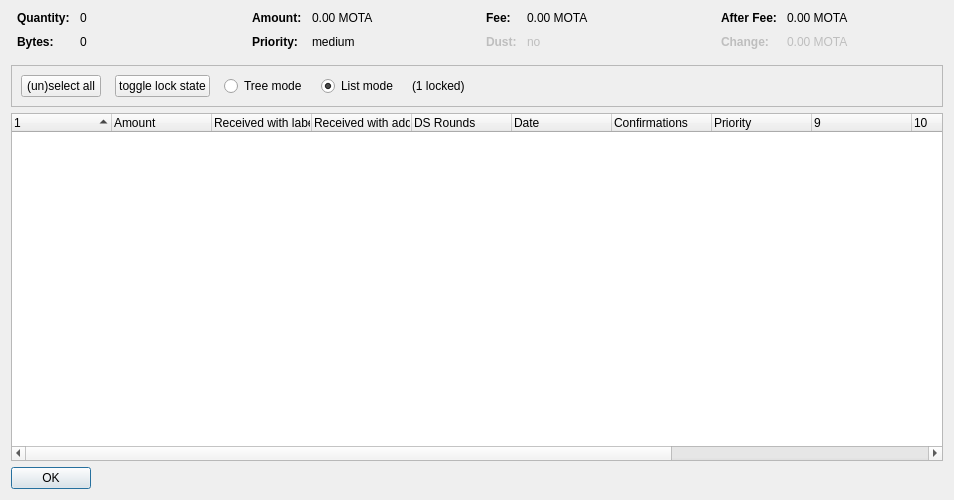
<?xml version="1.0" encoding="UTF-8"?>
<ui version="4.0">
 <class>CoinControlDialog</class>
 <widget class="QDialog" name="CoinControlDialog">
  <property name="geometry">
   <rect>
    <x>0</x>
    <y>0</y>
    <width>954</width>
    <height>500</height>
   </rect>
  </property>
  <property name="windowTitle">
   <string>Coin Selection</string>
  </property>
  <layout class="QVBoxLayout" name="verticalLayout">
   <item>
    <layout class="QHBoxLayout" name="horizontalLayoutTop" stretch="0,0,0,0">
     <property name="topMargin">
      <number>0</number>
     </property>
     <property name="bottomMargin">
      <number>10</number>
     </property>
     <item>
      <layout class="QFormLayout" name="formLayoutCoinControl1">
       <property name="horizontalSpacing">
        <number>10</number>
       </property>
       <property name="verticalSpacing">
        <number>10</number>
       </property>
       <property name="leftMargin">
        <number>6</number>
       </property>
       <property name="rightMargin">
        <number>6</number>
       </property>
       <item row="0" column="0">
        <widget class="QLabel" name="labelCoinControlQuantityText">
         <property name="font">
          <font>
           <weight>75</weight>
           <bold>true</bold>
          </font>
         </property>
         <property name="text">
          <string>Quantity:</string>
         </property>
        </widget>
       </item>
       <item row="0" column="1">
        <widget class="QLabel" name="labelCoinControlQuantity">
         <property name="cursor">
          <cursorShape>IBeamCursor</cursorShape>
         </property>
         <property name="contextMenuPolicy">
          <enum>Qt::ActionsContextMenu</enum>
         </property>
         <property name="text">
          <string notr="true">0</string>
         </property>
         <property name="textInteractionFlags">
          <set>Qt::LinksAccessibleByMouse|Qt::TextSelectableByKeyboard|Qt::TextSelectableByMouse</set>
         </property>
        </widget>
       </item>
       <item row="1" column="0">
        <widget class="QLabel" name="labelCoinControlBytesText">
         <property name="font">
          <font>
           <weight>75</weight>
           <bold>true</bold>
          </font>
         </property>
         <property name="text">
          <string>Bytes:</string>
         </property>
        </widget>
       </item>
       <item row="1" column="1">
        <widget class="QLabel" name="labelCoinControlBytes">
         <property name="cursor">
          <cursorShape>IBeamCursor</cursorShape>
         </property>
         <property name="contextMenuPolicy">
          <enum>Qt::ActionsContextMenu</enum>
         </property>
         <property name="text">
          <string notr="true">0</string>
         </property>
         <property name="textInteractionFlags">
          <set>Qt::LinksAccessibleByMouse|Qt::TextSelectableByKeyboard|Qt::TextSelectableByMouse</set>
         </property>
        </widget>
       </item>
      </layout>
     </item>
     <item>
      <layout class="QFormLayout" name="formLayoutCoinControl2">
       <property name="horizontalSpacing">
        <number>10</number>
       </property>
       <property name="verticalSpacing">
        <number>10</number>
       </property>
       <property name="leftMargin">
        <number>6</number>
       </property>
       <property name="rightMargin">
        <number>6</number>
       </property>
       <item row="0" column="0">
        <widget class="QLabel" name="labelCoinControlAmountText">
         <property name="font">
          <font>
           <weight>75</weight>
           <bold>true</bold>
          </font>
         </property>
         <property name="text">
          <string>Amount:</string>
         </property>
        </widget>
       </item>
       <item row="0" column="1">
        <widget class="QLabel" name="labelCoinControlAmount">
         <property name="cursor">
          <cursorShape>IBeamCursor</cursorShape>
         </property>
         <property name="contextMenuPolicy">
          <enum>Qt::ActionsContextMenu</enum>
         </property>
         <property name="text">
          <string notr="true">0.00 MOTA</string>
         </property>
         <property name="textInteractionFlags">
          <set>Qt::LinksAccessibleByMouse|Qt::TextSelectableByKeyboard|Qt::TextSelectableByMouse</set>
         </property>
        </widget>
       </item>
       <item row="1" column="0">
        <widget class="QLabel" name="labelCoinControlPriorityText">
         <property name="font">
          <font>
           <weight>75</weight>
           <bold>true</bold>
          </font>
         </property>
         <property name="text">
          <string>Priority:</string>
         </property>
        </widget>
       </item>
       <item row="1" column="1">
        <widget class="QLabel" name="labelCoinControlPriority">
         <property name="cursor">
          <cursorShape>IBeamCursor</cursorShape>
         </property>
         <property name="contextMenuPolicy">
          <enum>Qt::ActionsContextMenu</enum>
         </property>
         <property name="text">
          <string>medium</string>
         </property>
         <property name="textInteractionFlags">
          <set>Qt::LinksAccessibleByMouse|Qt::TextSelectableByKeyboard|Qt::TextSelectableByMouse</set>
         </property>
        </widget>
       </item>
      </layout>
     </item>
     <item>
      <layout class="QFormLayout" name="formLayoutCoinControl3">
       <property name="horizontalSpacing">
        <number>10</number>
       </property>
       <property name="verticalSpacing">
        <number>10</number>
       </property>
       <property name="leftMargin">
        <number>6</number>
       </property>
       <property name="rightMargin">
        <number>6</number>
       </property>
       <item row="0" column="0">
        <widget class="QLabel" name="labelCoinControlFeeText">
         <property name="font">
          <font>
           <weight>75</weight>
           <bold>true</bold>
          </font>
         </property>
         <property name="text">
          <string>Fee:</string>
         </property>
        </widget>
       </item>
       <item row="0" column="1">
        <widget class="QLabel" name="labelCoinControlFee">
         <property name="cursor">
          <cursorShape>IBeamCursor</cursorShape>
         </property>
         <property name="contextMenuPolicy">
          <enum>Qt::ActionsContextMenu</enum>
         </property>
         <property name="text">
          <string notr="true">0.00 MOTA</string>
         </property>
         <property name="textInteractionFlags">
          <set>Qt::LinksAccessibleByMouse|Qt::TextSelectableByKeyboard|Qt::TextSelectableByMouse</set>
         </property>
        </widget>
       </item>
       <item row="1" column="0">
        <widget class="QLabel" name="labelCoinControlLowOutputText">
         <property name="enabled">
          <bool>false</bool>
         </property>
         <property name="font">
          <font>
           <weight>75</weight>
           <bold>true</bold>
          </font>
         </property>
         <property name="text">
          <string>Dust:</string>
         </property>
        </widget>
       </item>
       <item row="1" column="1">
        <widget class="QLabel" name="labelCoinControlLowOutput">
         <property name="enabled">
          <bool>false</bool>
         </property>
         <property name="cursor">
          <cursorShape>IBeamCursor</cursorShape>
         </property>
         <property name="contextMenuPolicy">
          <enum>Qt::ActionsContextMenu</enum>
         </property>
         <property name="text">
          <string>no</string>
         </property>
         <property name="textInteractionFlags">
          <set>Qt::LinksAccessibleByMouse|Qt::TextSelectableByKeyboard|Qt::TextSelectableByMouse</set>
         </property>
        </widget>
       </item>
      </layout>
     </item>
     <item>
      <layout class="QFormLayout" name="formLayoutCoinControl4">
       <property name="horizontalSpacing">
        <number>10</number>
       </property>
       <property name="verticalSpacing">
        <number>10</number>
       </property>
       <property name="leftMargin">
        <number>6</number>
       </property>
       <property name="rightMargin">
        <number>6</number>
       </property>
       <item row="0" column="0">
        <widget class="QLabel" name="labelCoinControlAfterFeeText">
         <property name="font">
          <font>
           <weight>75</weight>
           <bold>true</bold>
          </font>
         </property>
         <property name="text">
          <string>After Fee:</string>
         </property>
        </widget>
       </item>
       <item row="0" column="1">
        <widget class="QLabel" name="labelCoinControlAfterFee">
         <property name="cursor">
          <cursorShape>IBeamCursor</cursorShape>
         </property>
         <property name="contextMenuPolicy">
          <enum>Qt::ActionsContextMenu</enum>
         </property>
         <property name="text">
          <string notr="true">0.00 MOTA</string>
         </property>
         <property name="textInteractionFlags">
          <set>Qt::LinksAccessibleByMouse|Qt::TextSelectableByKeyboard|Qt::TextSelectableByMouse</set>
         </property>
        </widget>
       </item>
       <item row="1" column="0">
        <widget class="QLabel" name="labelCoinControlChangeText">
         <property name="enabled">
          <bool>false</bool>
         </property>
         <property name="font">
          <font>
           <weight>75</weight>
           <bold>true</bold>
          </font>
         </property>
         <property name="text">
          <string>Change:</string>
         </property>
        </widget>
       </item>
       <item row="1" column="1">
        <widget class="QLabel" name="labelCoinControlChange">
         <property name="enabled">
          <bool>false</bool>
         </property>
         <property name="cursor">
          <cursorShape>IBeamCursor</cursorShape>
         </property>
         <property name="contextMenuPolicy">
          <enum>Qt::ActionsContextMenu</enum>
         </property>
         <property name="text">
          <string notr="true">0.00 MOTA</string>
         </property>
         <property name="textInteractionFlags">
          <set>Qt::LinksAccessibleByMouse|Qt::TextSelectableByKeyboard|Qt::TextSelectableByMouse</set>
         </property>
        </widget>
       </item>
      </layout>
     </item>
    </layout>
   </item>
   <item>
    <widget class="QFrame" name="frame">
     <property name="minimumSize">
      <size>
       <width>0</width>
       <height>40</height>
      </size>
     </property>
     <property name="frameShape">
      <enum>QFrame::StyledPanel</enum>
     </property>
     <property name="frameShadow">
      <enum>QFrame::Sunken</enum>
     </property>
     <layout class="QHBoxLayout" name="horizontalLayout">
      <item>
       <layout class="QHBoxLayout" name="horizontalLayoutPanel" stretch="0,0,0,0,0,0">
        <property name="spacing">
         <number>14</number>
        </property>
        <item>
         <widget class="QPushButton" name="pushButtonSelectAll">
          <property name="sizePolicy">
           <sizepolicy hsizetype="Maximum" vsizetype="Fixed">
            <horstretch>0</horstretch>
            <verstretch>0</verstretch>
           </sizepolicy>
          </property>
          <property name="text">
           <string>(un)select all</string>
          </property>
          <property name="autoDefault">
           <bool>false</bool>
          </property>
         </widget>
        </item>
        <item>
         <widget class="QPushButton" name="pushButtonToggleLock">
          <property name="sizePolicy">
           <sizepolicy hsizetype="Maximum" vsizetype="Fixed">
            <horstretch>0</horstretch>
            <verstretch>0</verstretch>
           </sizepolicy>
          </property>
          <property name="text">
           <string>toggle lock state</string>
          </property>
          <property name="autoDefault">
           <bool>false</bool>
          </property>
         </widget>
        </item>
        <item>
         <widget class="QRadioButton" name="radioTreeMode">
          <property name="sizePolicy">
           <sizepolicy hsizetype="Maximum" vsizetype="Fixed">
            <horstretch>0</horstretch>
            <verstretch>0</verstretch>
           </sizepolicy>
          </property>
          <property name="text">
           <string>Tree mode</string>
          </property>
         </widget>
        </item>
        <item>
         <widget class="QRadioButton" name="radioListMode">
          <property name="sizePolicy">
           <sizepolicy hsizetype="Maximum" vsizetype="Fixed">
            <horstretch>0</horstretch>
            <verstretch>0</verstretch>
           </sizepolicy>
          </property>
          <property name="text">
           <string>List mode</string>
          </property>
          <property name="checked">
           <bool>true</bool>
          </property>
         </widget>
        </item>
        <item>
         <widget class="QLabel" name="labelLocked">
          <property name="text">
           <string>(1 locked)</string>
          </property>
         </widget>
        </item>
        <item>
         <spacer name="horizontalSpacer">
          <property name="orientation">
           <enum>Qt::Horizontal</enum>
          </property>
          <property name="sizeHint" stdset="0">
           <size>
            <width>40</width>
            <height>20</height>
           </size>
          </property>
         </spacer>
        </item>
       </layout>
      </item>
     </layout>
    </widget>
   </item>
   <item>
    <widget class="CoinControlTreeWidget" name="treeWidget">
     <property name="contextMenuPolicy">
      <enum>Qt::CustomContextMenu</enum>
     </property>
     <property name="sortingEnabled">
      <bool>false</bool>
     </property>
     <property name="columnCount">
      <number>13</number>
     </property>
     <attribute name="headerShowSortIndicator" stdset="0">
      <bool>true</bool>
     </attribute>
     <attribute name="headerStretchLastSection">
      <bool>false</bool>
     </attribute>
     <column>
      <property name="text">
       <string/>
      </property>
     </column>
     <column>
      <property name="text">
       <string>Amount</string>
      </property>
     </column>
     <column>
      <property name="text">
       <string>Received with label</string>
      </property>
     </column>
     <column>
      <property name="text">
       <string>Received with address</string>
      </property>
     </column>
     <column>
      <property name="text">
       <string>DS Rounds</string>
      </property>
     </column>
     <column>
      <property name="text">
       <string>Date</string>
      </property>
     </column>
     <column>
      <property name="text">
       <string>Confirmations</string>
      </property>
      <property name="toolTip">
       <string>Confirmed</string>
      </property>
     </column>
     <column>
      <property name="text">
       <string>Priority</string>
      </property>
     </column>
     <column>
      <property name="text">
       <string/>
      </property>
     </column>
     <column>
      <property name="text">
       <string/>
      </property>
     </column>
     <column>
      <property name="text">
       <string/>
      </property>
     </column>
     <column>
      <property name="text">
       <string/>
      </property>
     </column>
     <column>
      <property name="text">
       <string/>
      </property>
     </column>
    </widget>
   </item>
   <item>
    <widget class="QDialogButtonBox" name="buttonBox">
     <property name="sizePolicy">
      <sizepolicy hsizetype="Maximum" vsizetype="Fixed">
       <horstretch>0</horstretch>
       <verstretch>0</verstretch>
      </sizepolicy>
     </property>
     <property name="orientation">
      <enum>Qt::Horizontal</enum>
     </property>
     <property name="standardButtons">
      <set>QDialogButtonBox::Ok</set>
     </property>
    </widget>
   </item>
  </layout>
 </widget>
 <customwidgets>
  <customwidget>
   <class>CoinControlTreeWidget</class>
   <extends>QTreeWidget</extends>
   <header>coincontroltreewidget.h</header>
  </customwidget>
 </customwidgets>
 <resources/>
 <connections/>
</ui>
